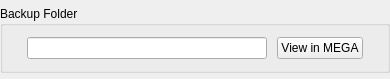
<?xml version="1.0" encoding="UTF-8"?>
<ui version="4.0">
 <class>OpenBackupsFolder</class>
 <widget class="QWidget" name="OpenBackupsFolder">
  <property name="geometry">
   <rect>
    <x>0</x>
    <y>0</y>
    <width>390</width>
    <height>79</height>
   </rect>
  </property>
  <property name="windowTitle">
   <string>Form</string>
  </property>
  <layout class="QVBoxLayout" name="verticalLayout">
   <property name="spacing">
    <number>0</number>
   </property>
   <property name="leftMargin">
    <number>0</number>
   </property>
   <property name="topMargin">
    <number>0</number>
   </property>
   <property name="rightMargin">
    <number>0</number>
   </property>
   <property name="bottomMargin">
    <number>0</number>
   </property>
   <item>
    <widget class="QGroupBox" name="groupBox_3">
     <property name="minimumSize">
      <size>
       <width>0</width>
       <height>67</height>
      </size>
     </property>
     <property name="maximumSize">
      <size>
       <width>16777215</width>
       <height>67</height>
      </size>
     </property>
     <property name="title">
      <string>Backup Folder</string>
     </property>
     <layout class="QHBoxLayout" name="horizontalLayout_4">
      <property name="spacing">
       <number>10</number>
      </property>
      <property name="leftMargin">
       <number>24</number>
      </property>
      <property name="topMargin">
       <number>10</number>
      </property>
      <property name="rightMargin">
       <number>24</number>
      </property>
      <property name="bottomMargin">
       <number>10</number>
      </property>
      <item>
       <widget class="QLineEdit" name="lBackupFolder">
        <property name="minimumSize">
         <size>
          <width>234</width>
          <height>0</height>
         </size>
        </property>
        <property name="text">
         <string notr="true"/>
        </property>
        <property name="readOnly">
         <bool>true</bool>
        </property>
       </widget>
      </item>
      <item>
       <widget class="QPushButton" name="bOpenBackupFolder">
        <property name="text">
         <string>View in MEGA</string>
        </property>
       </widget>
      </item>
     </layout>
    </widget>
   </item>
  </layout>
 </widget>
 <resources/>
 <connections/>
</ui>
